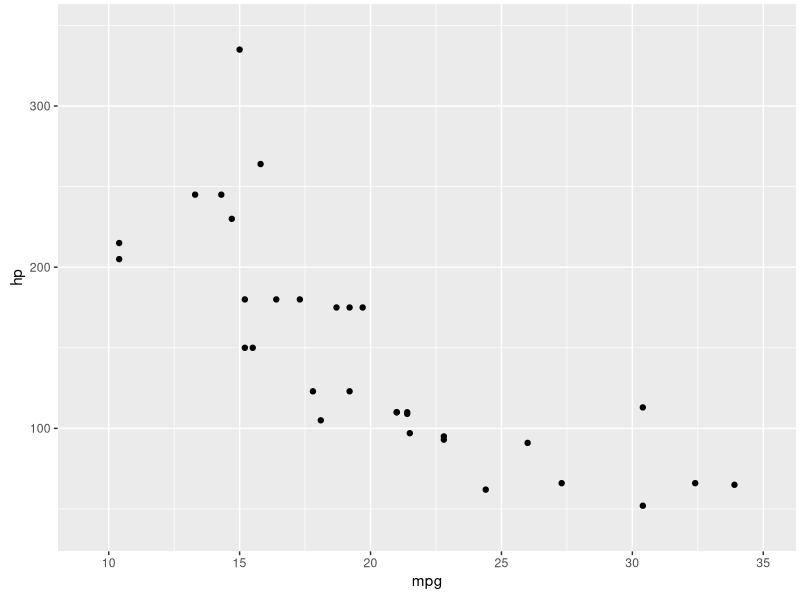
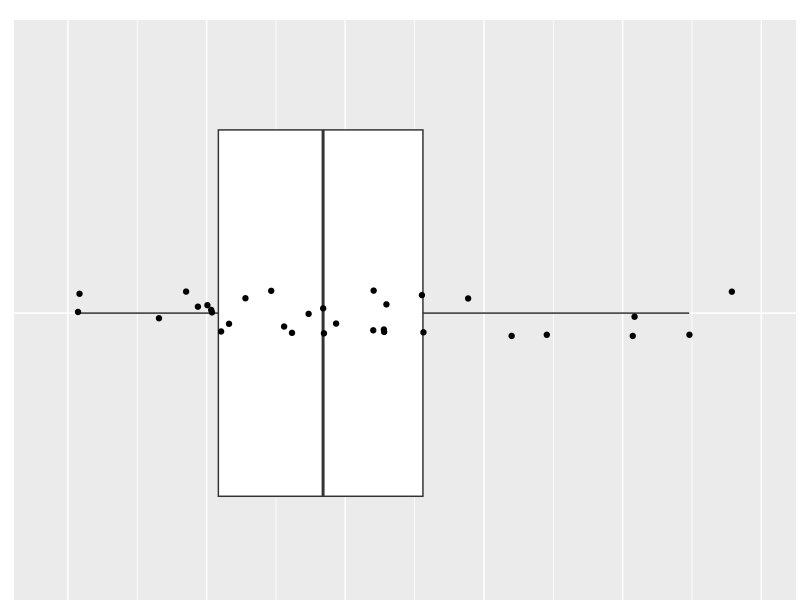
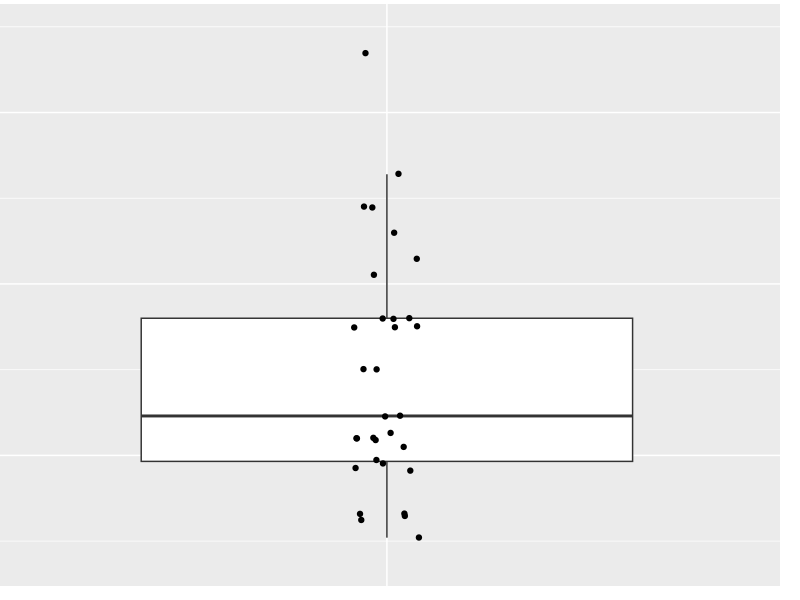

These figures' R source, in order: (Note: this script raises an error after producing the figures.)

library(ggplot2)
library(gtable)
data(mtcars)

# Main scatterplot
p1 <- ggplot(mtcars, aes(mpg, hp)) + 
  geom_point() +
  scale_x_continuous(expand = c(0, 0)) +
  scale_y_continuous(expand = c(0, 0)) +
  expand_limits(y = c(min(mtcars$hp) - .1*diff(range(mtcars$hp)), 
                      max(mtcars$hp) + .1*diff(range(mtcars$hp))))  +
  expand_limits(x = c(min(mtcars$mpg) - .1*diff(range(mtcars$mpg)), 
                      max(mtcars$mpg) + .1*diff(range(mtcars$mpg))))  +
  theme(plot.margin= unit(c(.2, .2, .5, .5), "lines"))
  

# Horizontal marginal boxplot - to appear at the top of the chart
p2 <- ggplot(mtcars, aes(x = factor(1), y = mpg)) + 
  geom_boxplot(outlier.colour = NA) +
  geom_jitter(position = position_jitter(width = 0.05)) +
  scale_y_continuous(expand = c(0, 0)) +
  expand_limits(y = c(min(mtcars$mpg) - .1*diff(range(mtcars$mpg)), 
                      max(mtcars$mpg) + .1*diff(range(mtcars$mpg))))  +
  coord_flip() +
  theme(axis.text = element_blank(),
        axis.title = element_blank(),
        axis.ticks =  element_blank(),
        plot.margin= unit(c(1, .2, -.5, 0.5), "lines"))
                 
# Vertical marginal boxplot - to appear at the right of the chart
p3 <- ggplot(mtcars, aes(x = factor(1), y = hp)) + 
  geom_boxplot(outlier.colour = NA) +
  geom_jitter(position = position_jitter(width = 0.05)) +
  scale_y_continuous(expand = c(0, 0)) +
  expand_limits(y = c(min(mtcars$hp) - .1*diff(range(mtcars$hp)), 
                      max(mtcars$hp) + .1*diff(range(mtcars$hp))))  +
  theme(axis.text = element_blank(),
        axis.title = element_blank(),
        axis.ticks =  element_blank(),
        plot.margin= unit(c(.2, 1, 0.5, -.5), "lines"))

# Get the gtables
gt1 <- ggplot_gtable(ggplot_build(p1))
gt2 <- ggplot_gtable(ggplot_build(p2))
gt3 <- ggplot_gtable(ggplot_build(p3))

# Get maximum widths and heights for x-axis and y-axis title and text
maxWidth = unit.pmax(gt1$widths[2:3], gt2$widths[2:3])
maxHeight = unit.pmax(gt1$heights[4:5], gt3$heights[4:5])

# Set the maximums in the gtables for gt1, gt2 and gt3
gt1$widths[2:3] <- as.list(maxWidth)
gt2$widths[2:3] <- as.list(maxWidth)

gt1$heights[4:5] <- as.list(maxHeight)
gt3$heights[4:5] <- as.list(maxHeight)

# Combine the scatterplot with the two marginal boxplots
# Create a new gtable
gt <- gtable(widths = unit(c(7, 1), "null"), height = unit(c(1, 7), "null"))

# Instert gt1, gt2 and gt3 into the new gtable
gt <- gtable_add_grob(gt, gt1, 2, 1)
gt <- gtable_add_grob(gt, gt2, 1, 1)
gt <- gtable_add_grob(gt, gt3, 2, 2)

#png("ScatterBoxplot.png", 550, 550, "px")
# And render the plot
grid.newpage()
grid.draw(gt)

grid.rect(x = 0.5, y = 0.5, height = .995, width = .995, default.units = "npc",
          gp = gpar(col="black", fill = NA, lwd = 1)) 
#dev.off()
